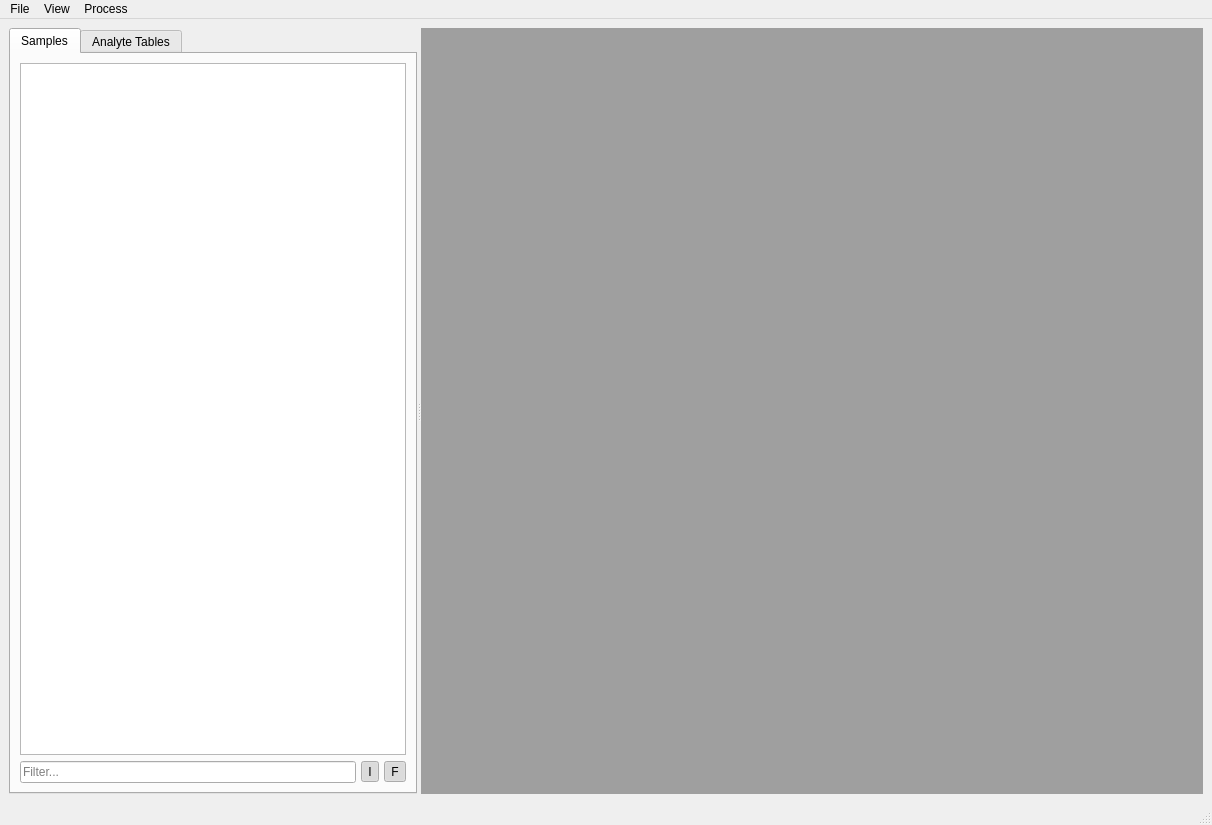
<?xml version="1.0" encoding="UTF-8"?>
<ui version="4.0">
 <class>MainWindow</class>
 <widget class="QMainWindow" name="MainWindow">
  <property name="geometry">
   <rect>
    <x>0</x>
    <y>0</y>
    <width>1212</width>
    <height>825</height>
   </rect>
  </property>
  <property name="windowTitle">
   <string>MainWindow</string>
  </property>
  <widget class="QWidget" name="centralwidget">
   <layout class="QVBoxLayout" name="verticalLayout_2">
    <item>
     <widget class="QSplitter" name="splitter">
      <property name="orientation">
       <enum>Qt::Horizontal</enum>
      </property>
      <widget class="QTabWidget" name="tabWidget">
       <property name="minimumSize">
        <size>
         <width>250</width>
         <height>0</height>
        </size>
       </property>
       <property name="currentIndex">
        <number>0</number>
       </property>
       <widget class="QWidget" name="tabSamples">
        <attribute name="title">
         <string>Samples</string>
        </attribute>
        <layout class="QVBoxLayout" name="verticalLayout">
         <item>
          <widget class="QListView" name="listViewSamples">
           <property name="selectionMode">
            <enum>QAbstractItemView::ExtendedSelection</enum>
           </property>
           <property name="selectionBehavior">
            <enum>QAbstractItemView::SelectItems</enum>
           </property>
          </widget>
         </item>
         <item>
          <layout class="QHBoxLayout" name="horizontalLayout_3">
           <property name="spacing">
            <number>5</number>
           </property>
           <property name="topMargin">
            <number>0</number>
           </property>
           <property name="bottomMargin">
            <number>0</number>
           </property>
           <item>
            <widget class="QLineEdit" name="lineViewSampleFilter">
             <property name="placeholderText">
              <string>Filter...</string>
             </property>
            </widget>
           </item>
           <item>
            <widget class="QToolButton" name="btnFilterInjection">
             <property name="toolTip">
              <string>Samples with LC/MS Injections</string>
             </property>
             <property name="text">
              <string>I</string>
             </property>
             <property name="icon">
              <iconset>
               <normaloff>icons/sample_injection_only.svg</normaloff>icons/sample_injection_only.svg</iconset>
             </property>
             <property name="checkable">
              <bool>true</bool>
             </property>
             <property name="checked">
              <bool>true</bool>
             </property>
             <property name="autoRaise">
              <bool>true</bool>
             </property>
            </widget>
           </item>
           <item>
            <widget class="QToolButton" name="btnFilterFPrint">
             <property name="toolTip">
              <string>Samples with Activity Fingerprints</string>
             </property>
             <property name="text">
              <string>F</string>
             </property>
             <property name="icon">
              <iconset>
               <normaloff>icons/sample_fingerprint_only.svg</normaloff>icons/sample_fingerprint_only.svg</iconset>
             </property>
             <property name="checkable">
              <bool>true</bool>
             </property>
             <property name="checked">
              <bool>true</bool>
             </property>
             <property name="autoRaise">
              <bool>true</bool>
             </property>
            </widget>
           </item>
          </layout>
         </item>
        </layout>
       </widget>
       <widget class="QWidget" name="tabAnalyteTables">
        <attribute name="title">
         <string>Analyte Tables</string>
        </attribute>
        <layout class="QVBoxLayout" name="verticalLayout_3">
         <item>
          <widget class="QListView" name="listViewAnalyteTables">
           <property name="frameShadow">
            <enum>QFrame::Raised</enum>
           </property>
          </widget>
         </item>
         <item>
          <layout class="QHBoxLayout" name="horizontalLayout">
           <item>
            <widget class="QLineEdit" name="lineViewAnalyteTableFilter">
             <property name="placeholderText">
              <string>Filter...</string>
             </property>
            </widget>
           </item>
          </layout>
         </item>
        </layout>
       </widget>
      </widget>
      <widget class="QMdiArea" name="mdiArea"/>
     </widget>
    </item>
   </layout>
  </widget>
  <widget class="QMenuBar" name="menubar">
   <property name="geometry">
    <rect>
     <x>0</x>
     <y>0</y>
     <width>1212</width>
     <height>30</height>
    </rect>
   </property>
   <widget class="QMenu" name="menuImport">
    <property name="title">
     <string>File</string>
    </property>
    <addaction name="actionImport_mzML"/>
    <addaction name="actionImport_Activity_Fingerprints"/>
    <addaction name="actionImport_Sample_Metadata"/>
    <addaction name="actionImport_Analyte_Table"/>
    <addaction name="separator"/>
    <addaction name="actionSaveProject"/>
    <addaction name="actionLoadProject"/>
    <addaction name="separator"/>
   </widget>
   <widget class="QMenu" name="menuView">
    <property name="title">
     <string>View</string>
    </property>
    <addaction name="actionProcess_Monitor"/>
   </widget>
   <widget class="QMenu" name="menuProcess">
    <property name="title">
     <string>Process</string>
    </property>
   </widget>
   <addaction name="menuImport"/>
   <addaction name="menuView"/>
   <addaction name="menuProcess"/>
  </widget>
  <widget class="QStatusBar" name="statusbar"/>
  <action name="actionImport_mzML">
   <property name="text">
    <string>Import .mzML Files</string>
   </property>
   <property name="shortcut">
    <string>Ctrl+I</string>
   </property>
  </action>
  <action name="actionProcess_Monitor">
   <property name="text">
    <string>Process Monitor</string>
   </property>
  </action>
  <action name="actionImport_Activity_Fingerprints">
   <property name="text">
    <string>Import Activity Fingerprints</string>
   </property>
   <property name="shortcut">
    <string>Ctrl+Shift+I</string>
   </property>
  </action>
  <action name="actionSaveProject">
   <property name="text">
    <string>Save project</string>
   </property>
  </action>
  <action name="actionLoadProject">
   <property name="text">
    <string>Load project</string>
   </property>
   <property name="shortcut">
    <string>Ctrl+O</string>
   </property>
  </action>
  <action name="actionImport_Sample_Metadata">
   <property name="text">
    <string>Import Sample Metadata</string>
   </property>
  </action>
  <action name="actionImport_Analyte_Table">
   <property name="text">
    <string>Import Analyte Table</string>
   </property>
  </action>
 </widget>
 <resources/>
 <connections>
  <connection>
   <sender>actionImport_mzML</sender>
   <signal>triggered()</signal>
   <receiver>MainWindow</receiver>
   <slot>_on_trigger_import_mzmls()</slot>
   <hints>
    <hint type="sourcelabel">
     <x>-1</x>
     <y>-1</y>
    </hint>
    <hint type="destinationlabel">
     <x>576</x>
     <y>410</y>
    </hint>
   </hints>
  </connection>
  <connection>
   <sender>actionImport_Activity_Fingerprints</sender>
   <signal>triggered()</signal>
   <receiver>MainWindow</receiver>
   <slot>_on_trigger_import_fingerprints()</slot>
   <hints>
    <hint type="sourcelabel">
     <x>-1</x>
     <y>-1</y>
    </hint>
    <hint type="destinationlabel">
     <x>605</x>
     <y>412</y>
    </hint>
   </hints>
  </connection>
  <connection>
   <sender>actionImport_Sample_Metadata</sender>
   <signal>triggered()</signal>
   <receiver>MainWindow</receiver>
   <slot>_on_trigger_import_metadata()</slot>
   <hints>
    <hint type="sourcelabel">
     <x>-1</x>
     <y>-1</y>
    </hint>
    <hint type="destinationlabel">
     <x>605</x>
     <y>412</y>
    </hint>
   </hints>
  </connection>
  <connection>
   <sender>actionImport_Analyte_Table</sender>
   <signal>triggered()</signal>
   <receiver>MainWindow</receiver>
   <slot>_on_trigger_import_analyte_table()</slot>
   <hints>
    <hint type="sourcelabel">
     <x>-1</x>
     <y>-1</y>
    </hint>
    <hint type="destinationlabel">
     <x>605</x>
     <y>412</y>
    </hint>
   </hints>
  </connection>
  <connection>
   <sender>lineViewSampleFilter</sender>
   <signal>editingFinished()</signal>
   <receiver>MainWindow</receiver>
   <slot>_on_filter_changed()</slot>
   <hints>
    <hint type="sourcelabel">
     <x>97</x>
     <y>769</y>
    </hint>
    <hint type="destinationlabel">
     <x>605</x>
     <y>412</y>
    </hint>
   </hints>
  </connection>
  <connection>
   <sender>btnFilterFPrint</sender>
   <signal>toggled(bool)</signal>
   <receiver>MainWindow</receiver>
   <slot>_on_filter_changed()</slot>
   <hints>
    <hint type="sourcelabel">
     <x>231</x>
     <y>769</y>
    </hint>
    <hint type="destinationlabel">
     <x>605</x>
     <y>412</y>
    </hint>
   </hints>
  </connection>
  <connection>
   <sender>btnFilterInjection</sender>
   <signal>toggled(bool)</signal>
   <receiver>MainWindow</receiver>
   <slot>_on_filter_changed()</slot>
   <hints>
    <hint type="sourcelabel">
     <x>198</x>
     <y>769</y>
    </hint>
    <hint type="destinationlabel">
     <x>605</x>
     <y>412</y>
    </hint>
   </hints>
  </connection>
 </connections>
 <slots>
  <slot>_on_trigger_import_mzmls()</slot>
  <slot>_on_trigger_import_fingerprints()</slot>
  <slot>_on_trigger_import_metadata()</slot>
  <slot>_on_trigger_import_analyte_table()</slot>
  <slot>_on_filter_changed()</slot>
 </slots>
</ui>
